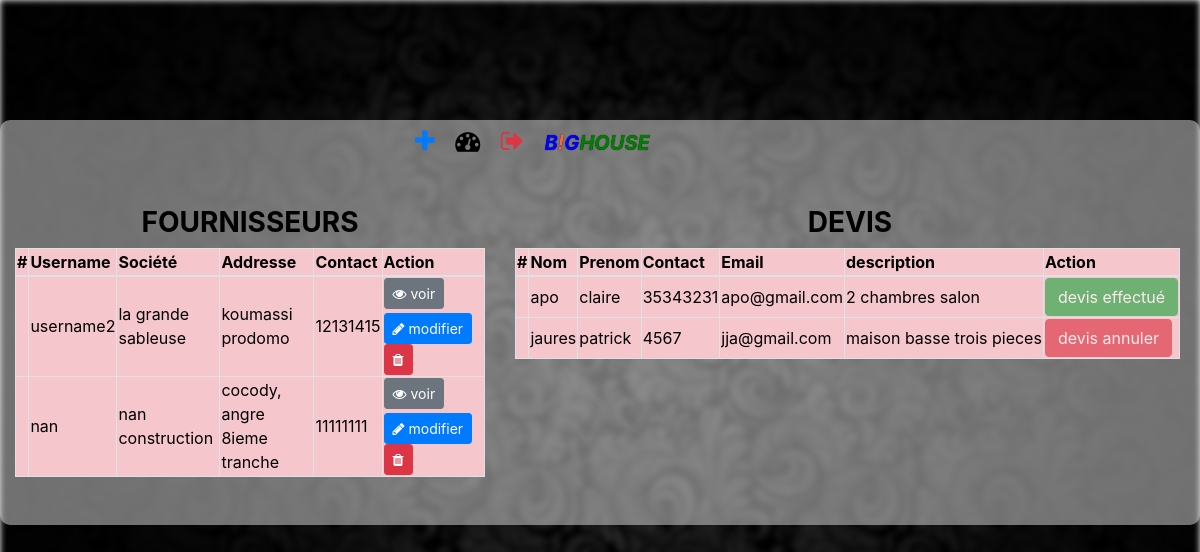
The page /admin/index.php (signed in) on the database its author committed.
### tables this page shows
CREATE TABLE `fournisseurs` (
  `id_fournisseur` int(11) NOT NULL,
  `username` varchar(50) NOT NULL,
  `password` varchar(100) NOT NULL,
  `nom` varchar(150) DEFAULT NULL,
  `adresse` varchar(255) DEFAULT NULL,
  `email` varchar(255) DEFAULT NULL,
  `contact` varchar(255) DEFAULT NULL,
  `description` text,
  `actualite` text,
  `dateAjout` datetime NOT NULL DEFAULT CURRENT_TIMESTAMP
);

CREATE TABLE `devis` (
  `id_devis` int(11) NOT NULL,
  `nom` varchar(100) NOT NULL,
  `prenom` varchar(100) NOT NULL,
  `telephone` int(11) NOT NULL,
  `email` varchar(255) NOT NULL,
  `description` text NOT NULL,
  `statu` int(11) NOT NULL DEFAULT '0',
  `dateDevis` datetime NOT NULL DEFAULT CURRENT_TIMESTAMP
);

### admin/index.php (the view, shortened to what this page needs)
<?php
require '../traitement/database.php';
if ($_SESSION['id_admin']) {
?>
<!DOCTYPE html>
<html>
<head>
	<link rel="stylesheet" type="text/css" href="../css/bootstrap.min.css">
	<link rel="stylesheet" type="text/css" href="../css/font-awesome.min.css">
	<link rel="stylesheet" type="text/css" href="../css/styles.css">
	<link rel="stylesheet" type="text/css" href="../js/aos-master/dist/aos.css">
</head>
<body class="page-admin">
	<div class="container-fluid index client">
		<div class="row">
			<div class="col-lg-4 offset-lg-4 mb-5 mt-2">
				<a href="ajouter.php" class="bold mr-3" title="ajouter un fournisseur"><i class="fa fa-plus size-3 text-primary"></i></a>
				<a href="index.php" class="bold mr-3" title="retour au tableau de bord"><i class="fa fa-dashboard size-3 "></i></a>
				<a href="../traitement/deconnexion.php" class="bold mr-3" title="deconnexion"><i class="fa fa-sign-out size-3 text-danger"></i></a>
				<a href="../index.php"><i><span class="logo"><span class="big">B<span class="lei">!</span>G</span><span class="leh">HOUSE</span></span></i></a>
			</div>
		</div>
		<div class="row ">
			<div class="col-md-5 mb-5 mb-5">
				<h3 class="bold text-center">FOURNISSEURS</h3>
				<table class="table-danger table-bordered ">
					<thead>
						<tr>
							<th>#</th>
							<th>Username</th>
							<th>Société</th>
							<th>Addresse</th>
							<th>Contact</th>
							<th>Action</th>
						</tr>
					</thead>
					<?php
						$select = $bdd->query("SELECT *, YEAR(dateAjout) AS annee, MONTH(dateAjout) AS mois, DAY(dateAjout) AS jour FROM fournisseurs ");
						while ($query = $select->fetch()) {
					 ?>
					<tbody>
						<tr>
							<td></td>
							<td><?php echo $query['username'] ?></td>
							<td><?php echo $query['nom'] ?></td>
							<td><?php echo $query['adresse'] ?></td>
							<td><?php echo $query['contact'] ?></td>
							<td><a href="voir-four.php?id_four=<?php echo $query['id_fournisseur']; ?>"	class="btn btn-sm btn-secondary mb-1"><i class="fa fa-eye"></i> voir</a>
								<a href="modifier.php?id_four=<?php echo $query['id_fournisseur']; ?>"	class="btn btn-sm btn-primary"><i class="fa fa-pencil"></i> modifier</a>
								<a href="supr-fournisseur.php?id_four=<?php echo $query['id_fournisseur']; ?>"	class="btn btn-sm btn-danger" title="supprimer le fournisseur"><i class="fa fa-trash"></i></a>
							</td>
						</tr>
					</tbody>
					<?php }  ?>
				</table>
			</div>
			<div class="col-md-7 mb-5">
				<h3 class="bold text-center">DEVIS</h3>
				<table class="table-danger table-bordered">
					<thead>
						<tr>
							<th>#</th>
							<th>Nom</th>
							<th>Prenom</th>
							<th>Contact</th>
							<th>Email</th>
							<th>description</th>
							<th>Action</th>
						</tr>
					</thead>
					<?php
						$recup = $bdd->query("SELECT *, YEAR(dateDevis) AS annee, MONTH(dateDevis) AS mois, DAY(dateDevis) AS jour FROM devis ORDER BY id_devis DESC ");
						while ($devis = $recup->fetch()) {
					 ?>
					<tbody>
						<tr>
							<td></td>
							<td><?php echo $devis['nom'] ?></td>
							<td><?php echo $devis['prenom'] ?></td>
							<td><?php echo $devis['telephone'] ?></td>
							<td><?php echo $devis['email'] ?></td>
							<td><?php echo $devis['description'] ?></td>
							<td> <?php
							    	if ($devis['statu'] == 0) {
							    		?>
							    		<a href="valider-devis.php?id_devis=<?php echo $devis['id_devis']; ?>"	class="btn btn-sm btn-success"><i class="fa fa-"></i> effectué</a>
							    		<a href="anul-devis.php?id_devis=<?php echo $devis['id_devis']; ?>"	class="btn btn-sm btn-danger" title="annuler le devis"><i class="fa fa-warning"></i></a>
							    	<?php  }elseif ($devis['statu'] == 1) {
							    		?>
							    		<button class='btn btn-success disabled'>devis effectué</button>
							    	<?php  }
							    	else{
							    		?>
							    		<button class='btn btn-danger disabled'>devis annuler</button>
							    	<?php }
							     ?>
							</td>
						</tr>
					</tbody>
					<?php } ?>
				</table>
			</div>
		</div>
	</div>
</body>
</html>
<?php }else{
	header("location: connexion-admin.php");
} ?>

### css/styles.css (style rules this page uses)
a { color: black; }
.bold { font-weight: bold; }
* { box-sizing: border-box; }
.page-admin { position: absolute; top: 0; bottom: 0; left: 0; right: 0; height: 100%; margin:0; padding:0; background-size: 100% ; width:100%; color:black; }
.page-admin:before { content: ""; position: fixed; height: 100%; width: 100%; background: url(../images/fond-admin.jpg); background-size: cover; z-index: -1; -webkit-filter: blur(3px); -webkit-background-size: cover; -moz-background-size: cover; -o-background-size: cover; background-size: cover; }
.index { background-color: rgba(224, 224, 224, 0.5); border-radius: 10px; }
.logo { font-size: 20px; font-weight: bold; text-shadow: 0px 0px 1px black; }
.big { color: blue; }
.lei { color: tomato; }
.leh { color: green; }
.client { margin-top: 10%; margin-bottom: 5%; }
.size-3 { font-size: 25px; }

### rows shown on the page
fournisseurs: username "username2", nom "la grande sableuse", adresse "koumassi prodomo", contact "12131415"
fournisseurs: username "nan", nom "nan construction", adresse "cocody, angre 8ieme tranche", contact "11111111"
devis: nom "apo", prenom "claire", telephone "35343231", email "apo@gmail.com", description "2 chambres salon", statu "devis effectué"
devis: nom "jaures", prenom "patrick", telephone "4567", email "jja@gmail.com", description "maison basse trois pieces", statu "devis annuler"
